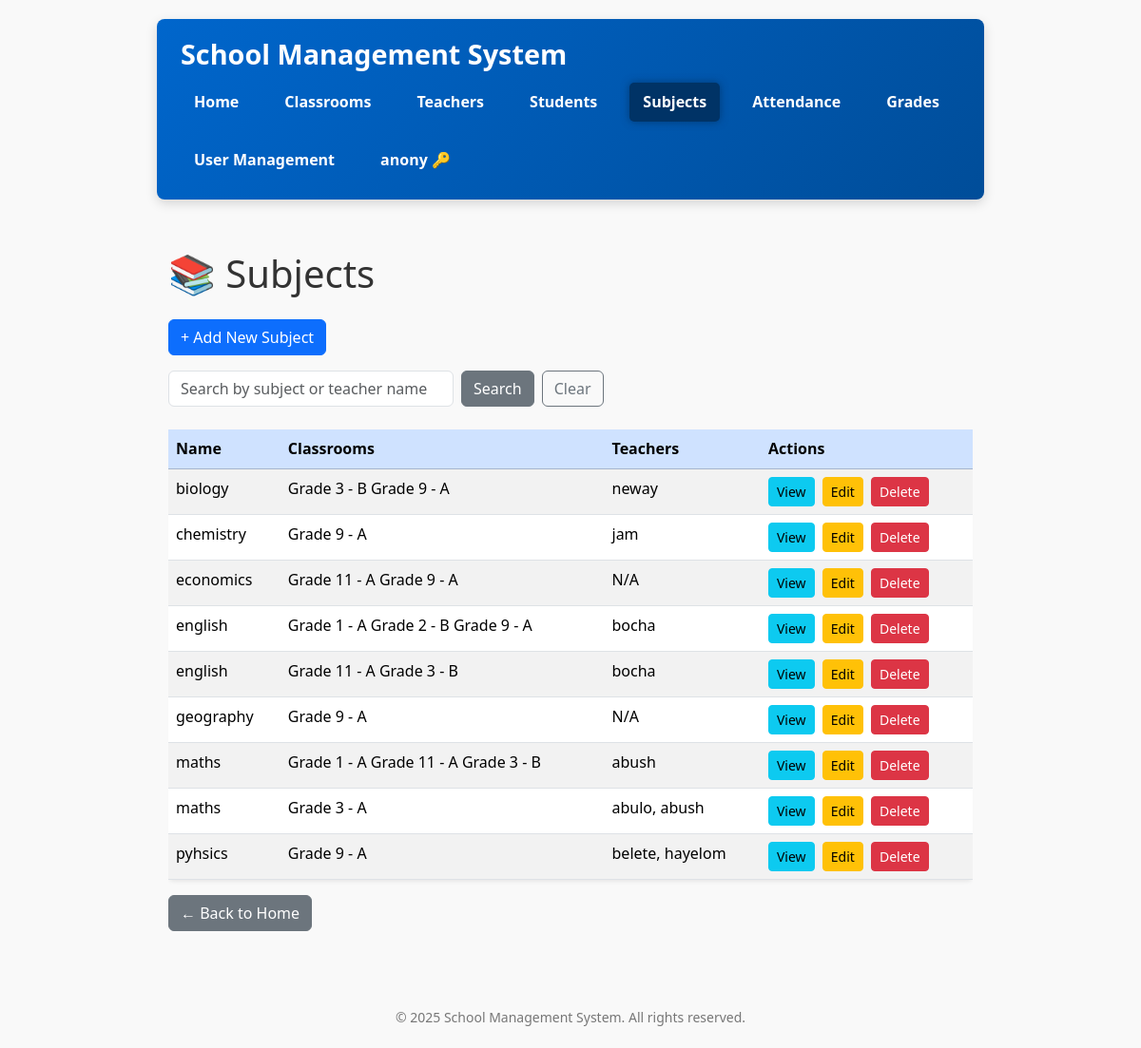
The app's page /subjects/ (signed in) with its own data.
### school/models.py (models this page shows, shortened)
class User(AbstractUser):
    ROLE_CHOICES = (
        ('ADMIN', 'Admin'),
        ('TEACHER', 'Teacher'),
        ('STUDENT', 'Student'),
    )
    role = models.CharField(max_length=10, choices=ROLE_CHOICES, null=True, blank=True)
    force_password_change = models.BooleanField(default=False)  # Add this field

class Subject(models.Model):
    name = models.CharField(max_length=100)
    code = models.CharField(max_length=10)
    class Meta:
        ordering = ['name']

class ClassRoom(models.Model):
    name = models.CharField(max_length=100)
    section = models.CharField(max_length=1)
    subjects = models.ManyToManyField('Subject', related_name='classrooms', blank=True)
    class Meta:
        ordering = ['name', 'section']
        verbose_name_plural = 'Classrooms'

class Teacher(models.Model):
    user = models.OneToOneField(settings.AUTH_USER_MODEL, on_delete=models.CASCADE)
    GENDER_CHOICES = [('Male', 'Male'), ('Female', 'Female'), ('Other', 'Other')]
    name = models.CharField(max_length=100)
    gender = models.CharField(max_length=10, choices=GENDER_CHOICES)
    subjects = models.ManyToManyField(Subject, related_name='teachers')
    contact = models.CharField(max_length=20, blank=True)
    class Meta:
        ordering = ['name']

### school/views.py (the view)
# urls.py: path('subjects/', views.subject_list, name='subject_list'),
@role_required(['ADMIN', 'TEACHER'])
def subject_list(request):
    user = request.user
    subjects = Subject.objects.all()
    if hasattr(user, 'role') and user.role.upper() == 'TEACHER':
        teacher = get_object_or_404(Teacher, user=user)
        subjects = subjects.filter(teachers=teacher)
    query = request.GET.get('q')
    if query:
        subjects = subjects.filter(
            Q(name__icontains=query) | Q(teachers__name__icontains=query)
        ).distinct()
    subjects = subjects.prefetch_related(
        'teachers',
        Prefetch('classrooms', queryset=ClassRoom.objects.all())
    )
    return render(request, 'school/subject_list.html', {'subjects': subjects})

### school/views.py (called while the page is built)
def role_required(allowed_roles=None):
    if allowed_roles is None:
        allowed_roles = []
    def decorator(view_func):
        @wraps(view_func)
        def wrapper(request, *args, **kwargs):
            if not request.user.is_authenticated:
                from django.contrib.auth.views import redirect_to_login
                return redirect_to_login(request.get_full_path())
            user = request.user
            if user.is_superuser:
                return view_func(request, *args, **kwargs)
            user_role = getattr(user, 'role', None)
            if user_role and user_role.upper() in [r.upper() for r in allowed_roles]:
                return view_func(request, *args, **kwargs)
            from django.shortcuts import redirect
            return redirect('school:no_permission')
        return wrapper
    return decorator

### school/templates/school/subject_list.html (shortened to what this page needs)
{% extends 'school/base.html' %}
{% block content %}
<h1 class="mb-4">📚 Subjects</h1>
<p>
    <a href="{% url 'school:subject_create' %}" class="btn btn-primary">
        + Add New Subject
    </a>
</p>
<form method="get" class="mb-4 d-flex gap-2 flex-wrap">
    <input
        type="text"
        name="q"
        placeholder="Search by subject or teacher name"
        value="{{ request.GET.q|default:'' }}"
        class="form-control"
        style="max-width: 300px;"
        autocomplete="off"
    >
    <button type="submit" class="btn btn-secondary">Search</button>
    <a href="{% url 'school:subject_list' %}" class="btn btn-outline-secondary">Clear</a>
</form>
<div class="table-responsive">
    <table class="table table-striped table-hover rounded shadow-sm bg-white">
        <thead class="table-primary">
            <tr>
                <th>Name</th>
                <th>Classrooms</th>
                <th>Teachers</th>
                <th>Actions</th>
            </tr>
        </thead>
        <tbody>
            {% for subject in subjects %}
            <tr>
                <td>{{ subject.name }}</td>
                <td>
                   {% for classroom in subject.classrooms.all %}
                   {{ classroom.name }} - {{ classroom.section }}
                   {% empty %}
                     N/A
                    {% endfor %}
                </td>
                <td>
                    {% if subject.teachers.all %}
                        {% for teacher in subject.teachers.all %}
                            {{ teacher.name }}{% if not forloop.last %}, {% endif %}
                        {% endfor %}
                    {% else %}
                        N/A
                    {% endif %}
                </td>
                <td>
                    <a href="{% url 'school:subject_detail' subject.pk %}" class="btn btn-sm btn-info me-1">View</a>
                    <a href="{% url 'school:subject_update' subject.pk %}" class="btn btn-sm btn-warning me-1">Edit</a>
                    <a href="{% url 'school:subject_delete' subject.pk %}" class="btn btn-sm btn-danger" onclick="return confirm('Are you sure you want to delete this subject?');">Delete</a>
                </td>
            </tr>
            {% empty %}
            <tr>
                <td colspan="4" class="text-center">No subjects available.</td>
            </tr>
            {% endfor %}
        </tbody>
    </table>
</div>
<p>
    <a href="{% url 'school:home' %}" class="btn btn-secondary">← Back to Home</a>
</p>
{% endblock %}

### school/templates/school/base.html (shortened to what this page needs)
{% load static %}
<!DOCTYPE html>
<html lang="en">
<head>
    <link href="https://cdn.jsdelivr.net/npm/bootstrap@5.3.3/dist/css/bootstrap.min.css" rel="stylesheet" />
</head>
<body>
    <header>
        <div class="d-flex align-items-center">
            <h1>School Management System</h1>
        </div>
       <nav>
    <a href="{% url 'school:home' %}" class="{% if request.resolver_match.url_name == 'home' %}active{% endif %}">Home</a>
    <a href="{% url 'school:classroom_list' %}" class="{% if 'classroom' in request.path %}active{% endif %}">Classrooms</a>
    <a href="{% url 'school:teacher_list' %}" class="{% if 'teacher' in request.path %}active{% endif %}">Teachers</a>
    <a href="{% url 'school:student_list' %}" class="{% if 'student' in request.path %}active{% endif %}">Students</a>
    <a href="{% url 'school:subject_list' %}" class="{% if 'subject' in request.path %}active{% endif %}">Subjects</a>
    <a href="{% url 'school:attendance_list' %}" class="{% if 'attendance' in request.path %}active{% endif %}">Attendance</a>
    <a href="{% url 'school:grade_list' %}" class="{% if 'grade' in request.path %}active{% endif %}">Grades</a>
    {% if user.is_authenticated %}
        {% if user.is_superuser or user.role|default:''|upper == 'ADMIN' %}
            <a href="{% url 'school:user_list' %}" class="{% if 'users' in request.path %}active{% endif %}">User Management</a>
        {% endif %}
        <form id="logout-form" action="{% url 'school:logout' %}" method="post" style="display:inline;">
            <button type="submit" title="Logout">{{ user.username }} &#x1F511;</button>
        </form>
    {% else %}
        <a href="{% url 'school:login' %}" class="{% if 'login' in request.path %}active{% endif %}">Login</a>
    {% endif %}
</nav>
    </header>
    <div class="container py-4">
        {% block content %}{% endblock %}
    </div>
    <footer>
        &copy; {% now "Y" %} School Management System. All rights reserved.
    </footer>
</body>
</html>

### school/templates/school/base.html (style rules this page uses)
body { font-family: 'Segoe UI', Tahoma, Geneva, Verdana, sans-serif; max-width: 900px; margin: 20px auto; padding: 0 15px; background: #f9f9f9; color: #333; line-height: 1.6; }
header { background: linear-gradient(135deg, #0066cc 0%, #004d99 100%); color: white; padding: 20px 25px; margin-bottom: 30px; border-radius: 8px; box-shadow: 0 4px 12px rgba(0, 0, 0, 0.15); position: sticky; top: 0; z-index: 1000; }
header h1 { margin: 0; font-weight: 700; font-size: 1.8rem; user-select: none; }
nav { margin-top: 12px; display: flex; gap: 20px; flex-wrap: wrap; }
nav a, nav form button { color: white; font-weight: 600; padding: 8px 14px; border-radius: 5px; transition: background-color 0.3s ease; cursor: pointer; text-decoration: none; border: none; background: none; }
nav a.active { background-color: #003366; color: #fff; box-shadow: 0 0 8px #003366cc; }
footer { margin-top: 40px; text-align: center; color: #777; font-size: 14px; }

### records on screen
User: username "anony"
Subject: name "biology"
ClassRoom: name "Grade 3", section "B"
ClassRoom: name "Grade 9", section "A"
Teacher: name "neway"
Subject: name "chemistry"
Teacher: name "jam"
Subject: name "economics", shows "N/A"
ClassRoom: name "Grade 11", section "A"
Subject: name "english"
ClassRoom: name "Grade 1", section "A"
ClassRoom: name "Grade 2", section "B"
Teacher: name "bocha"
Subject: name "english"
Subject: name "geography", shows "N/A"
Subject: name "maths"
Teacher: name "abush"
Subject: name "maths"
ClassRoom: name "Grade 3", section "A"
Teacher: name "abulo"
Subject: name "pyhsics"
Teacher: name "belete"
Teacher: name "hayelom"
